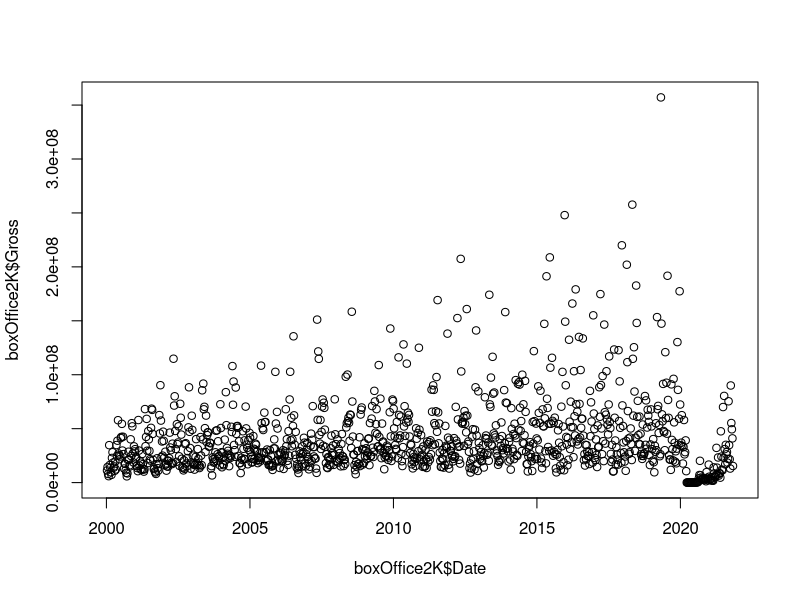
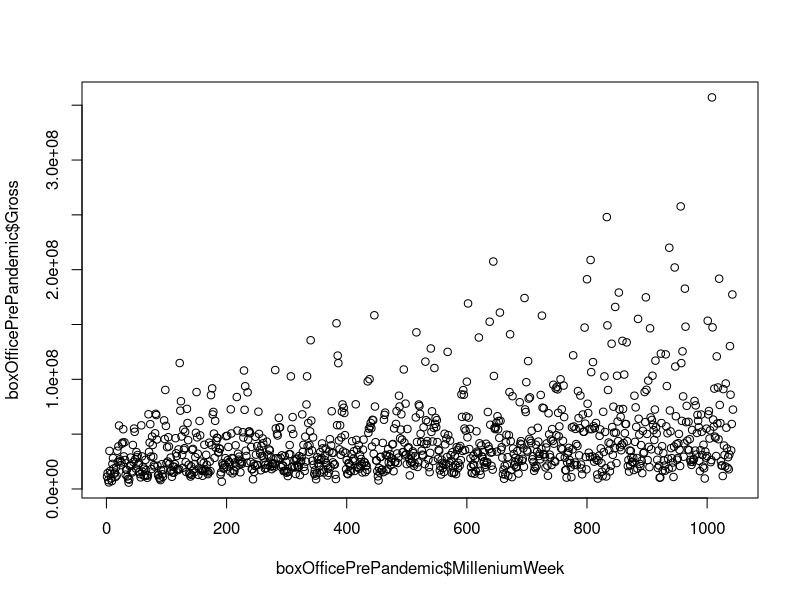
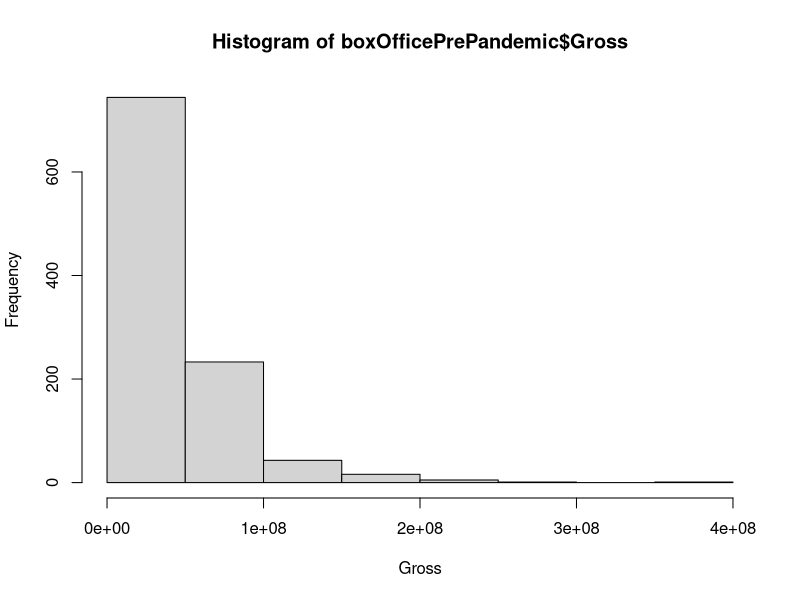
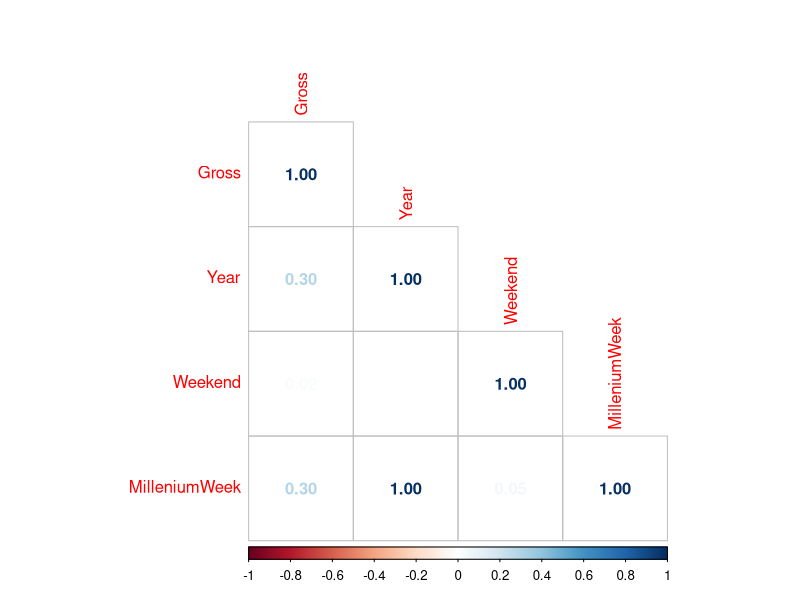

Source code (R) for these figures, in order: (Note: this script raises an error after producing the figures.)
# Peter Yeu-Shyang Yeh
# MIS 545 Section 02
# GroupProject.R

# Preliminary Setup -------------------------------------------------------
# Sets the working directory
setwd("C:/Users/peter/Desktop/Rcodes/UofA/MIS545/GroupProject")

# Installs and loads tidyverse library
# install.packages("tidyverse")
library(tidyverse)

# Installs and loads tidyverse library
# install.packages("lubridate")
library(lubridate)

# Installs and loads MASS library
# install.packages("MASS")
library(MASS)

# Installs and loads corrplot library
# install.packages("corrplot")
library(corrplot)

# Installs and loads e1071 library
# install.packages("e1071")
library(e1071)

# Read in CSV -------------------------------------------------------------
# Reads the csv into R with date column
boxOffice <- read.csv(file = "weekendsv2.csv",
                      colClasses = "character",
                      na.strings="?")

# Converts data from character into data
boxOffice$Date <- as.Date(boxOffice$Date, format="%m/%d/%Y")

# Converts data from character into numeric values
boxOffice$Year <- as.numeric(boxOffice$Year)
boxOffice$Weekend <- as.numeric(boxOffice$Weekend)
boxOffice$Gross <- as.numeric(boxOffice$Gross)

# Converts to a tibble
as_tibble(boxOffice)

# Displays the tibble
print(boxOffice)
str(boxOffice)
summary(boxOffice)

# Explanatory Data Analysis -----------------------------------------------
# Recodes Date into Months
boxOffice <- boxOffice %>%
  mutate(Month = month(ymd(boxOffice$Date)))

boxOffice$Month <- as.numeric(boxOffice$Month)

# Recodes Months into Season
boxOffice <- boxOffice %>%
  mutate(WinterSeason = 0)

boxOffice <- boxOffice %>%
  mutate(SpringSeason = 0)

boxOffice <- boxOffice %>%
  mutate(SummerSeason = 0)

boxOffice <- boxOffice %>%
  mutate(FallSeason = 0)

for (i in 1:length(boxOffice$Month)) {
  if(boxOffice$Month[i] > 11) {
    boxOffice$WinterSeason[i] <- 1
  } else if(boxOffice$Month[i] > 8) {
    boxOffice$FallSeason[i] <- 1
  } else if(boxOffice$Month[i] > 5) {
    boxOffice$SummerSeason[i] <- 1
  } else if(boxOffice$Month[i] > 2) {
    boxOffice$SpringSeason[i] <- 1
  } else {
    boxOffice$WinterSeason[i] <- 1
  }
}

# Factorizes Winter Season
boxOffice$WinterSeason <- as.factor(boxOffice$WinterSeason)

# Factorizes Spring Season
boxOffice$SpringSeason <- as.factor(boxOffice$SpringSeason)

# Factorizes Season
boxOffice$SummerSeason <- as.factor(boxOffice$SummerSeason)

# Factorizes Season
boxOffice$FallSeason <- as.factor(boxOffice$FallSeason)

# Season factorization check
summary(boxOffice)

# Selects movies from 2000-2021
boxOffice2K <- filter(.data = boxOffice, Year > 1999)

# Coding in column of continuous week number since start of 2000
MilleniumWeek <- c(1:length(boxOffice2K$Gross))
boxOffice2K <- cbind(boxOffice2K, MilleniumWeek)

# Week numeric check
summary(boxOffice2K)

# HolidayWeekend Data for 2000-2020
holidayWeekend <- read.csv(file = "HolidayWeek.csv",
                           colClasses = "character",
                           na.strings="?")

# Converts data from character into data
holidayWeekend$HolidayWeekend <- as.Date(holidayWeekend$HolidayWeekend,
                                         format="%m/%d/%Y")
# Summary indicates a NA output
summary(holidayWeekend)

# NA filled with the appropriate date
holidayWeekend$HolidayWeekend[82] <- as.Date("5/11/2008",
                                             format="%m/%d/%Y")

# Summary indicates a NA output
summary(holidayWeekend)

# Generate holiday weekend column with 0 default
boxOffice2K <- boxOffice2K %>%
  mutate(HolidayWeekend = 0)

# Generate a nested for loop code holiday weekend with 1 for matching dates 
for (i in 1:length(boxOffice2K$Date)) {
  for (j in 1:length(holidayWeekend$HolidayWeekend)) {
    if(boxOffice2K$Date[i] == holidayWeekend$HolidayWeekend[j]) {
      boxOffice2K$HolidayWeekend[i] <- 1
    }
  }
}

# Turns the HolidayWeekend into a logical feature
boxOffice2K$HolidayWeekend <- as.factor(boxOffice2K$HolidayWeekend)

# j does not match up with the number of holiday weekends
summary(boxOffice2K$HolidayWeekend)

# Data Subsetting By Year -------------------------------------------------
# Streaming Availablility
boxOffice2K <- boxOffice2K %>%
  mutate(Streaming = ifelse(Year > 2007, 1, 0))
boxOffice2K$Streaming <- as.factor(boxOffice2K$Streaming)

# Original Streaming Availablility
boxOffice2K <- boxOffice2K %>%
  mutate(OriginalStreaming = ifelse(Year > 2012, 1, 0))
boxOffice2K$OriginalStreaming <- as.factor(boxOffice2K$OriginalStreaming)

# International Streaming Availablility
boxOffice2K <- boxOffice2K %>%
  mutate(InternationalStreaming = ifelse(Year > 2017, 1, 0))
boxOffice2K$InternationalStreaming <- as.factor(
  boxOffice2K$InternationalStreaming)

# Pandemic
boxOffice2K <- boxOffice2K %>%
  mutate(Pandemic= ifelse(Year > 2019, 1, 0))
boxOffice2K$Pandemic <- as.factor(boxOffice2K$Pandemic)

# Streaming factor check
summary(boxOffice2K)

# Visualizations ----------------------------------------------------------
# Plot, noticeable dip at year 2020.
plot(boxOffice2K$Gross ~ boxOffice2K$Date)

# Filter out the outlier data
boxOfficePrePandemic <- filter(.data = boxOffice2K, Pandemic == 0)

# Plot data of interest
plot(boxOfficePrePandemic$Gross ~ boxOfficePrePandemic$MilleniumWeek)

# Histogram
hist(boxOfficePrePandemic$Gross,
     xlab = "Gross")

# Correlation check, create dataset of only numeric columns
boxOfficePrePandemicCorrelation <- c(boxOfficePrePandemic$Gross,
                                     boxOfficePrePandemic$Year,
                                     boxOfficePrePandemic$Weekend,
                                     boxOfficePrePandemic$MilleniumWeek)

# Gives dimensions to the matrix
dim(boxOfficePrePandemicCorrelation) <- c(1043,4)

# Gives labels to the matrix
colnames(boxOfficePrePandemicCorrelation) <- c("Gross",
                                               "Year",
                                               "Weekend",
                                               "MilleniumWeek")

# Visualizes the correlations
corrplot(cor(boxOfficePrePandemicCorrelation),
         method = "number",
         type = "lower")

# Correlation of Year and Gross
cor(boxOfficePrePandemicCorrelation[,1], boxOfficePrePandemicCorrelation[,2])

# Correlation of MilleniumWeek and Gross
cor(boxOfficePrePandemicCorrelation[,1], boxOfficePrePandemicCorrelation[,4])

# Gross is skewed. Need to generate box cox to determine transformation
boxOfficePrePandemicLinear <- lm(data = boxOfficePrePandemic, Gross ~
                                   MilleniumWeek +
                                   
                                   # FallSeason is the baseline
                                   WinterSeason +
                                   SpringSeason +
                                   SummerSeason +
                                   HolidayWeekend +
                                   
                                   # No Streaming is the baseline
                                   Streaming +
                                   OriginalStreaming +
                                   InternationalStreaming)

# Generates box cox transformations, -0.2 is the best transformation
grossBoxCox <- boxcox(boxOfficePrePandemicLinear,
                      lambda = seq(-.5,.3,0.1),
                      interp = F)

# Generates Normalized Gross using boxcox transformation
boxOfficePrePandemic <- boxOfficePrePandemic %>%
  mutate(NormalizedGross = Gross^(-0.2))
summary(boxOfficePrePandemic)

# Visualize normalized gross
hist(boxOfficePrePandemic$NormalizedGross)

# Correlation check, create dataset of only numeric columns
boxOfficePrePandemicCorrelation <- c(boxOfficePrePandemic$NormalizedGross,
                                     boxOfficePrePandemic$Year,
                                     boxOfficePrePandemic$Weekend,
                                     boxOfficePrePandemic$MilleniumWeek)

# Gives dimensions to the matrix
dim(boxOfficePrePandemicCorrelation) <- c(1043,4)

# Gives labels to the matrix
colnames(boxOfficePrePandemicCorrelation) <- c("NormalizedGross",
                                               "Year",
                                               "Weekend",
                                               "MilleniumWeek")

# Visualizes the correlations
corrplot(cor(boxOfficePrePandemicCorrelation),
         method = "number",
         type = "lower")

# Correlation of Year and NormalizedGross
cor(boxOfficePrePandemicCorrelation[,1], boxOfficePrePandemicCorrelation[,2])

# Correlation of MilleniumWeek and Gross
cor(boxOfficePrePandemicCorrelation[,1], boxOfficePrePandemicCorrelation[,4])

# Generate a scattterplot
plot(boxOfficePrePandemic$NormalizedGross ~ boxOfficePrePandemic$MilleniumWeek,
     xlab = "Millenium Week",
     ylab = "Normalized Gross")

# Generate linear model using normalized gross
boxOfficeNormalLM <- lm(data = boxOfficePrePandemic, NormalizedGross ~
                          MilleniumWeek +
                          
                          # FallSeason is the baseline
                          WinterSeason +
                          SpringSeason +
                          SummerSeason +
                          HolidayWeekend +
                          
                          # No streaming is the baseline
                          Streaming +
                          OriginalStreaming +
                          InternationalStreaming)

# Generates red line of linear model
abline(boxOfficeNormalLM,
       col = "red")

# Summary of linear model
summary(boxOfficeNormalLM)

# Generate a success criteria using the fitted values of the model
boxOfficePrePandemic <- boxOfficePrePandemic %>%
  mutate(SuccessCriteria = fitted(boxOfficeNormalLM))

# Generates a success binary column with default 0  
boxOfficePrePandemic <- boxOfficePrePandemic %>%
  mutate(Success = 0)

# For loop to code for success and fail
for (i in 1:length(boxOfficePrePandemic$NormalizedGross)) {
  
  # Compares Normalized Gross with Success Criteria
  if(boxOfficePrePandemic$NormalizedGross[i] <
     boxOfficePrePandemic$SuccessCriteria[i]) {
    
    # Success is for Normalized Gross less than the criteria
    boxOfficePrePandemic$Success[i] <- 1
  } else{
    boxOfficePrePandemic$Success[i] <- 0
  }
}

# Factorizes the Success
boxOfficePrePandemic$Success <- as.factor(boxOfficePrePandemic$Success)

# Summary of the final data set
summary(boxOfficePrePandemic)

# Naive Bayes -------------------------------------------------------------
# Establishes seed for random sampling
set.seed(154)

# Creates a 75:25 smaple split without replacement from sedanSize
sampleSet <- sample(nrow(boxOfficePrePandemic),
                    round(nrow(boxOfficePrePandemic) * 0.75),
                    replace = FALSE)

# Creates the Training set using 75% of the data
boxOfficeTraining <- boxOfficePrePandemic[sampleSet,]

# Creates the Testing set using 25% of the data
boxOfficeTesting <- boxOfficePrePandemic[-sampleSet,]

# Generates the Naive Bayes Model
boxOfficeNaive <- naiveBayes(formula = Success ~ WinterSeason +
                               SpringSeason +
                               SummerSeason +
                               FallSeason +
                               HolidayWeekend +
                               Streaming +
                               OriginalStreaming +
                               InternationalStreaming,
                             data = boxOfficeTraining,
                             laplace = 1)

# Builds probabilities for each record in the testing data
boxOfficeProbability <- predict(boxOfficeNaive,
                                boxOfficeTesting,
                                type = "raw")

# Displays the probabilities
print(boxOfficeProbability)

# Predicts classes for each record in testing set
boxOfficePrediction <- predict(boxOfficeNaive,
                               boxOfficeTesting,
                               type = "class")

# Displays the predictions
print(boxOfficePrediction)

# Create the Confusion Matrix
confusionMatrix <- table(boxOfficeTesting$Success,
                         boxOfficePrediction)
print(confusionMatrix)

# Calculate the model prediction accuracy.
predictiveAccuracy <- sum(diag(confusionMatrix))/nrow(boxOfficeTesting)

# Displays the predictive accuracy 52
print(predictiveAccuracy)

# Correcting for Dependence -----------------------------------------------
# Streaming ---------------------------------------------------------------
# Fall: 49.04%
# Generates the Naive Bayes Model
boxOfficeNaive <- naiveBayes(formula = Success ~ FallSeason +
                               HolidayWeekend +
                               Streaming,
                             data = boxOfficeTraining,
                             laplace = 1)

# Builds probabilities for each record in the testing data
boxOfficeProbability <- predict(boxOfficeNaive,
                                boxOfficeTesting,
                                type = "raw")

# Displays the probabilities
print(boxOfficeProbability)

# Predicts classes for each record in testing set
boxOfficePrediction <- predict(boxOfficeNaive,
                               boxOfficeTesting,
                               type = "class")

# Displays the predictions
print(boxOfficePrediction)

# Create the Confusion Matrix
confusionMatrix <- table(boxOfficeTesting$Success,
                         boxOfficePrediction)
print(confusionMatrix)

# Calculate the model prediction accuracy.
predictiveAccuracy <- sum(diag(confusionMatrix))/nrow(boxOfficeTesting)

# Displays the predictive accuracy 0.49
print(predictiveAccuracy)

# Winter = 49.04%
# Generates the Naive Bayes Model
boxOfficeNaive <- naiveBayes(formula = Success ~ WinterSeason +
                               HolidayWeekend +
                               Streaming,
                             data = boxOfficeTraining,
                             laplace = 1)

# Builds probabilities for each record in the testing data
boxOfficeProbability <- predict(boxOfficeNaive,
                                boxOfficeTesting,
                                type = "raw")

# Displays the probabilities
print(boxOfficeProbability)

# Predicts classes for each record in testing set
boxOfficePrediction <- predict(boxOfficeNaive,
                               boxOfficeTesting,
                               type = "class")

# Displays the predictions
print(boxOfficePrediction)

# Create the Confusion Matrix
confusionMatrix <- table(boxOfficeTesting$Success,
                         boxOfficePrediction)
print(confusionMatrix)

# Calculate the model prediction accuracy.
predictiveAccuracy <- sum(diag(confusionMatrix))/nrow(boxOfficeTesting)

# Displays the predictive accuracy 0.49
print(predictiveAccuracy)

# Spring = 49.04%
# Generates the Naive Bayes Model
boxOfficeNaive <- naiveBayes(formula = Success ~ SpringSeason +
                               HolidayWeekend +
                               Streaming,
                             data = boxOfficeTraining,
                             laplace = 1)

# Builds probabilities for each record in the testing data
boxOfficeProbability <- predict(boxOfficeNaive,
                                boxOfficeTesting,
                                type = "raw")

# Displays the probabilities
print(boxOfficeProbability)

# Predicts classes for each record in testing set
boxOfficePrediction <- predict(boxOfficeNaive,
                               boxOfficeTesting,
                               type = "class")

# Displays the predictions
print(boxOfficePrediction)

# Create the Confusion Matrix
confusionMatrix <- table(boxOfficeTesting$Success,
                         boxOfficePrediction)
print(confusionMatrix)

# Calculate the model prediction accuracy.
predictiveAccuracy <- sum(diag(confusionMatrix))/nrow(boxOfficeTesting)

# Displays the predictive accuracy 0.49
print(predictiveAccuracy)

# Summer = 50.057%
# Generates the Naive Bayes Model
boxOfficeNaive <- naiveBayes(formula = Success ~ SummerSeason +
                               HolidayWeekend +
                               Streaming,
                             data = boxOfficeTraining,
                             laplace = 1)

# Builds probabilities for each record in the testing data
boxOfficeProbability <- predict(boxOfficeNaive,
                                boxOfficeTesting,
                                type = "raw")

# Displays the probabilities
print(boxOfficeProbability)

# Predicts classes for each record in testing set
boxOfficePrediction <- predict(boxOfficeNaive,
                               boxOfficeTesting,
                               type = "class")

# Displays the predictions
print(boxOfficePrediction)

# Create the Confusion Matrix
confusionMatrix <- table(boxOfficeTesting$Success,
                         boxOfficePrediction)
print(confusionMatrix)

# Calculate the model prediction accuracy.
predictiveAccuracy <- sum(diag(confusionMatrix))/nrow(boxOfficeTesting)

# Displays the predictive accuracy 0.50
print(predictiveAccuracy)


# Original Streaming ------------------------------------------------------
# Fall: 49.04%
# Generates the Naive Bayes Model
boxOfficeNaive <- naiveBayes(formula = Success ~ FallSeason +
                               HolidayWeekend +
                               OriginalStreaming,
                             data = boxOfficeTraining,
                             laplace = 1)

# Builds probabilities for each record in the testing data
boxOfficeProbability <- predict(boxOfficeNaive,
                                boxOfficeTesting,
                                type = "raw")

# Displays the probabilities
print(boxOfficeProbability)

# Predicts classes for each record in testing set
boxOfficePrediction <- predict(boxOfficeNaive,
                               boxOfficeTesting,
                               type = "class")

# Displays the predictions
print(boxOfficePrediction)

# Create the Confusion Matrix
confusionMatrix <- table(boxOfficeTesting$Success,
                         boxOfficePrediction)
print(confusionMatrix)

# Calculate the model prediction accuracy.
predictiveAccuracy <- sum(diag(confusionMatrix))/nrow(boxOfficeTesting)

# Displays the predictive accuracy 0.49
print(predictiveAccuracy)

# Winter = 49.04%
# Generates the Naive Bayes Model
boxOfficeNaive <- naiveBayes(formula = Success ~ WinterSeason +
                               HolidayWeekend +
                               OriginalStreaming,
                             data = boxOfficeTraining,
                             laplace = 1)

# Builds probabilities for each record in the testing data
boxOfficeProbability <- predict(boxOfficeNaive,
                                boxOfficeTesting,
                                type = "raw")

# Displays the probabilities
print(boxOfficeProbability)

# Predicts classes for each record in testing set
boxOfficePrediction <- predict(boxOfficeNaive,
                               boxOfficeTesting,
                               type = "class")

# Displays the predictions
print(boxOfficePrediction)

# Create the Confusion Matrix
confusionMatrix <- table(boxOfficeTesting$Success,
                         boxOfficePrediction)
print(confusionMatrix)

# Calculate the model prediction accuracy.
predictiveAccuracy <- sum(diag(confusionMatrix))/nrow(boxOfficeTesting)

# Displays the predictive accuracy 0.49
print(predictiveAccuracy)

# Spring = 49.04%
# Generates the Naive Bayes Model
boxOfficeNaive <- naiveBayes(formula = Success ~ SpringSeason +
                               HolidayWeekend +
                               OriginalStreaming,
                             data = boxOfficeTraining,
                             laplace = 1)

# Builds probabilities for each record in the testing data
boxOfficeProbability <- predict(boxOfficeNaive,
                                boxOfficeTesting,
                                type = "raw")

# Displays the probabilities
print(boxOfficeProbability)

# Predicts classes for each record in testing set
boxOfficePrediction <- predict(boxOfficeNaive,
                               boxOfficeTesting,
                               type = "class")

# Displays the predictions
print(boxOfficePrediction)

# Create the Confusion Matrix
confusionMatrix <- table(boxOfficeTesting$Success,
                         boxOfficePrediction)
print(confusionMatrix)

# Calculate the model prediction accuracy.
predictiveAccuracy <- sum(diag(confusionMatrix))/nrow(boxOfficeTesting)

# Displays the predictive accuracy 0.49
print(predictiveAccuracy)

# Summer = 50.57%
# Generates the Naive Bayes Model
boxOfficeNaive <- naiveBayes(formula = Success ~ SummerSeason +
                               HolidayWeekend +
                               OriginalStreaming,
                             data = boxOfficeTraining,
                             laplace = 1)

# Builds probabilities for each record in the testing data
boxOfficeProbability <- predict(boxOfficeNaive,
                                boxOfficeTesting,
                                type = "raw")

# Displays the probabilities
print(boxOfficeProbability)

# Predicts classes for each record in testing set
boxOfficePrediction <- predict(boxOfficeNaive,
                               boxOfficeTesting,
                               type = "class")

# Displays the predictions
print(boxOfficePrediction)

# Create the Confusion Matrix
confusionMatrix <- table(boxOfficeTesting$Success,
                         boxOfficePrediction)
print(confusionMatrix)

# Calculate the model prediction accuracy.
predictiveAccuracy <- sum(diag(confusionMatrix))/nrow(boxOfficeTesting)

# Displays the predictive accuracy 0.50
print(predictiveAccuracy)


# International -----------------------------------------------------------
# Fall: 50.10%
# Generates the Naive Bayes Model
boxOfficeNaive <- naiveBayes(formula = Success ~ FallSeason +
                               HolidayWeekend +
                               InternationalStreaming,
                             data = boxOfficeTraining,
                             laplace = 1)

# Builds probabilities for each record in the testing data
boxOfficeProbability <- predict(boxOfficeNaive,
                                boxOfficeTesting,
                                type = "raw")

# Displays the probabilities
print(boxOfficeProbability)

# Predicts classes for each record in testing set
boxOfficePrediction <- predict(boxOfficeNaive,
                               boxOfficeTesting,
                               type = "class")

# Displays the predictions
print(boxOfficePrediction)

# Create the Confusion Matrix
confusionMatrix <- table(boxOfficeTesting$Success,
                         boxOfficePrediction)
print(confusionMatrix)

# Calculate the model prediction accuracy.
predictiveAccuracy <- sum(diag(confusionMatrix))/nrow(boxOfficeTesting)

# Displays the predictive accuracy 0.51
print(predictiveAccuracy)

# Winter = 47.89%
# Generates the Naive Bayes Model
boxOfficeNaive <- naiveBayes(formula = Success ~ WinterSeason +
                               HolidayWeekend +
                               InternationalStreaming,
                             data = boxOfficeTraining,
                             laplace = 1)

# Builds probabilities for each record in the testing data
boxOfficeProbability <- predict(boxOfficeNaive,
                                boxOfficeTesting,
                                type = "raw")

# Displays the probabilities
print(boxOfficeProbability)

# Predicts classes for each record in testing set
boxOfficePrediction <- predict(boxOfficeNaive,
                               boxOfficeTesting,
                               type = "class")

# Displays the predictions
print(boxOfficePrediction)

# Create the Confusion Matrix
confusionMatrix <- table(boxOfficeTesting$Success,
                         boxOfficePrediction)
print(confusionMatrix)

# Calculate the model prediction accuracy.
predictiveAccuracy <- sum(diag(confusionMatrix))/nrow(boxOfficeTesting)

# Displays the predictive accuracy 0.48
print(predictiveAccuracy)

# Spring = 49.04%
# Generates the Naive Bayes Model
boxOfficeNaive <- naiveBayes(formula = Success ~ SpringSeason +
                               HolidayWeekend +
                               InternationalStreaming,
                             data = boxOfficeTraining,
                             laplace = 1)

# Builds probabilities for each record in the testing data
boxOfficeProbability <- predict(boxOfficeNaive,
                                boxOfficeTesting,
                                type = "raw")

# Displays the probabilities
print(boxOfficeProbability)

# Predicts classes for each record in testing set
boxOfficePrediction <- predict(boxOfficeNaive,
                               boxOfficeTesting,
                               type = "class")

# Displays the predictions
print(boxOfficePrediction)

# Create the Confusion Matrix
confusionMatrix <- table(boxOfficeTesting$Success,
                         boxOfficePrediction)
print(confusionMatrix)

# Calculate the model prediction accuracy.
predictiveAccuracy <- sum(diag(confusionMatrix))/nrow(boxOfficeTesting)

# Displays the predictive accuracy 0.49
print(predictiveAccuracy)

# Summer = 50.57%
# Generates the Naive Bayes Model
boxOfficeNaive <- naiveBayes(formula = Success ~ SummerSeason +
                               HolidayWeekend +
                               InternationalStreaming,
                             data = boxOfficeTraining,
                             laplace = 1)

# Builds probabilities for each record in the testing data
boxOfficeProbability <- predict(boxOfficeNaive,
                                boxOfficeTesting,
                                type = "raw")

# Displays the probabilities
print(boxOfficeProbability)

# Predicts classes for each record in testing set
boxOfficePrediction <- predict(boxOfficeNaive,
                               boxOfficeTesting,
                               type = "class")

# Displays the predictions
print(boxOfficePrediction)

# Create the Confusion Matrix
confusionMatrix <- table(boxOfficeTesting$Success,
                         boxOfficePrediction)
print(confusionMatrix)

# Calculate the model prediction accuracy.
predictiveAccuracy <- sum(diag(confusionMatrix))/nrow(boxOfficeTesting)

# Displays the predictive accuracy 0.51
print(predictiveAccuracy)

